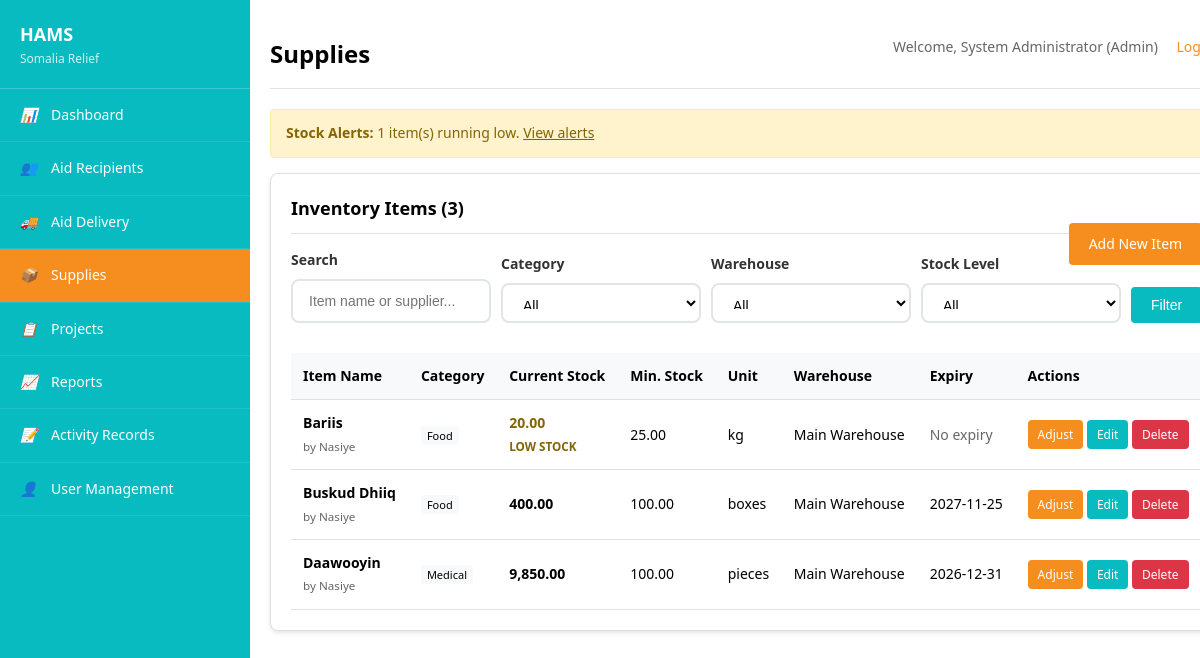
The app's page /program/supplies.php (signed in) with its own data.
### tables this page shows
CREATE TABLE `supplies` (
  `id` int(11) NOT NULL,
  `item_name` varchar(100) NOT NULL,
  `category` enum('food','water','shelter','hygiene','medical','clothing','other') DEFAULT 'other',
  `unit_type` varchar(20) NOT NULL,
  `current_stock` decimal(10,2) DEFAULT 0.00,
  `minimum_stock` decimal(10,2) DEFAULT 0.00,
  `warehouse_id` int(11) DEFAULT NULL,
  `expiry_date` date DEFAULT NULL,
  `cost_per_unit` decimal(10,2) DEFAULT 0.00,
  `supplier` varchar(100) DEFAULT NULL,
  `notes` text DEFAULT NULL,
  `created_at` timestamp NOT NULL DEFAULT current_timestamp(),
  `updated_at` timestamp NOT NULL DEFAULT current_timestamp() ON UPDATE current_timestamp()
);

CREATE TABLE `warehouses` (
  `id` int(11) NOT NULL,
  `name` varchar(100) NOT NULL,
  `location` varchar(100) NOT NULL,
  `manager_name` varchar(100) DEFAULT NULL,
  `capacity_description` text DEFAULT NULL,
  `is_active` tinyint(1) DEFAULT 1,
  `created_at` timestamp NOT NULL DEFAULT current_timestamp()
);

### config/config.php (called while the page is built, shortened)
<?php
function formatDate($date, $format = 'Y-m-d') {
    return date($format, strtotime($date));
}
function formatNumber($number, $decimals = 0) {
    return number_format($number, $decimals);
}
?>

### program/supplies.php (the view, shortened to what this page needs)
<?php
require_once '../config/config.php';
$pdo = getDBConnection();
$action = $_GET['action'] ?? 'list';
$search = $_GET['search'] ?? '';
$where_conditions = [];
$params = [];
$where_clause = $where_conditions ? 'WHERE ' . implode(' AND ', $where_conditions) : '';
$stmt = $pdo->prepare("
    SELECT s.*, w.name as warehouse_name
    FROM supplies s
    LEFT JOIN warehouses w ON s.warehouse_id = w.id
    $where_clause
    ORDER BY s.item_name
");
$stmt->execute($params);
$supplies = $stmt->fetchAll();
$stmt = $pdo->query("
    SELECT COUNT(*) as low_stock_count
    FROM supplies
    WHERE current_stock <= minimum_stock AND current_stock > 0
");
$low_stock_count = $stmt->fetch()['low_stock_count'];
$stmt = $pdo->query("
    SELECT COUNT(*) as out_of_stock_count
    FROM supplies
    WHERE current_stock = 0
");
$out_of_stock_count = $stmt->fetch()['out_of_stock_count'];
?>
<!DOCTYPE html>
<html lang="en">
<head>
    <link rel="stylesheet" href="../assets/css/style.css" media="print" onload="this.media='all'">
</head>
<body>
    <div class="container">
        <?php include '../includes/sidebar.php'; ?>
        <main class="main-content">
            <div class="header clearfix">
                <h1>Supplies</h1>
                <div class="user-info">
                    Welcome, <?php echo htmlspecialchars($_SESSION['full_name']); ?>
                    (<?php echo ucfirst($_SESSION['role']); ?>)
                    <a href="../logout.php">Logout</a>
                </div>
            </div>
            <?php if ($low_stock_count > 0 || $out_of_stock_count > 0): ?>
                <div class="alert alert-warning">
                    <strong>Stock Alerts:</strong>
                    <?php if ($low_stock_count > 0): ?>
                        <?php echo $low_stock_count; ?> item(s) running low.
                    <?php endif; ?>
                    <a href="?stock=low" style="color: #856404; text-decoration: underline;">View alerts</a>
                </div>
            <?php endif; ?>
            <?php if ($action === 'list'): ?>
                <div class="card">
                    <div class="card-header">
                        <h3 class="card-title">Inventory Items (<?php echo count($supplies); ?>)</h3>
                        <a href="?action=add" class="btn btn-primary" style="float: right;">Add New Item</a>
                    </div>
                    <form method="GET" style="margin-bottom: 20px;">
                        <div style="display: grid; grid-template-columns: 1fr auto auto auto auto; gap: 10px; align-items: end;">
                            <div class="form-group" style="margin-bottom: 0;">
                                <label class="form-label">Search</label>
                                <input type="text" name="search" class="form-control"
                                       placeholder="Item name or supplier..."
                                       value="<?php echo htmlspecialchars($search); ?>">
                            </div>
                            <div class="form-group" style="margin-bottom: 0;">
                                <label class="form-label">Category</label>
                                <select name="category" class="form-control">
                                    <option value="">All</option>
                                </select>
                            </div>
                            <div class="form-group" style="margin-bottom: 0;">
                                <label class="form-label">Warehouse</label>
                                <select name="warehouse" class="form-control">
                                    <option value="">All</option>
                                </select>
                            </div>
                            <div class="form-group" style="margin-bottom: 0;">
                                <label class="form-label">Stock Level</label>
                                <select name="stock" class="form-control">
                                    <option value="">All</option>
                                </select>
                            </div>
                            <button type="submit" class="btn btn-secondary">Filter</button>
                        </div>
                    </form>
                    <?php if (empty($supplies)): ?>
                        <p style="text-align: center; color: #666; padding: 40px;">
                            No supplies found. <a href="?action=add">Add the first item</a>
                        </p>
                    <?php else: ?>
                        <div style="overflow-x: auto;">
                            <table class="table">
                                <thead>
                                    <tr>
                                        <th>Item Name</th>
                                        <th>Category</th>
                                        <th>Current Stock</th>
                                        <th>Min. Stock</th>
                                        <th>Unit</th>
                                        <th>Warehouse</th>
                                        <th>Expiry</th>
                                        <th>Actions</th>
                                    </tr>
                                </thead>
                                <tbody>
                                    <?php foreach ($supplies as $supply): ?>
                                        <tr>
                                            <td>
                                                <strong><?php echo htmlspecialchars($supply['item_name']); ?></strong>
                                                <?php if ($supply['supplier']): ?>
                                                    <br><small style="color: #666;">by <?php echo htmlspecialchars($supply['supplier']); ?></small>
                                                <?php endif; ?>
                                            </td>
                                            <td>
                                                <span style="padding: 2px 6px; border-radius: 3px; font-size: 11px; background-color: #f8f9fa;">
                                                    <?php echo ucfirst($supply['category']); ?>
                                                </span>
                                            </td>
                                            <td class="stock-level"
                                                data-current="<?php echo $supply['current_stock']; ?>"
                                                data-minimum="<?php echo $supply['minimum_stock']; ?>">
                                                <strong style="<?php
                                                    if ($supply['current_stock'] == 0) echo 'color: #dc3545;';
                                                    elseif ($supply['current_stock'] <= $supply['minimum_stock']) echo 'color: #856404;';
                                                ?>">
                                                    <?php echo formatNumber($supply['current_stock'], 2); ?>
                                                </strong>
                                                <?php if ($supply['current_stock'] == 0): ?>
                                                    <br><small style="color: #dc3545;">OUT OF STOCK</small>
                                                <?php elseif ($supply['current_stock'] <= $supply['minimum_stock']): ?>
                                                    <br><small style="color: #856404;">LOW STOCK</small>
                                                <?php endif; ?>
                                            </td>
                                            <td><?php echo formatNumber($supply['minimum_stock'], 2); ?></td>
                                            <td><?php echo htmlspecialchars($supply['unit_type']); ?></td>
                                            <td><?php echo htmlspecialchars($supply['warehouse_name'] ?? 'N/A'); ?></td>
                                            <td>
                                                <?php if ($supply['expiry_date']): ?>
                                                    <?php
                                                    $expiry = new DateTime($supply['expiry_date']);
                                                    $now = new DateTime();
                                                    $days_to_expiry = $now->diff($expiry)->days;
                                                    $is_expired = $expiry < $now;
                                                    ?>
                                                    <span style="<?php
                                                        if ($is_expired) echo 'color: #dc3545;';
                                                        elseif ($days_to_expiry <= 30) echo 'color: #856404;';
                                                    ?>">
                                                        <?php echo formatDate($supply['expiry_date']); ?>
                                                    </span>
                                                <?php else: ?>
                                                    <span style="color: #666;">No expiry</span>
                                                <?php endif; ?>
                                            </td>
                                            <td>
                                                <a href="?action=adjust_stock&id=<?php echo $supply['id']; ?>"
                                                   class="btn btn-small btn-primary">Adjust</a>
                                                <a href="?action=edit&id=<?php echo $supply['id']; ?>"
                                                   class="btn btn-small btn-secondary">Edit</a>
                                                <a href="?action=delete&id=<?php echo $supply['id']; ?>"
                                                   class="btn btn-small btn-danger"
                                                   onclick="return confirm('Are you sure you want to delete this item?')">Delete</a>
                                            </td>
                                        </tr>
                                    <?php endforeach; ?>
                                </tbody>
                            </table>
                        </div>
                    <?php endif; ?>
                </div>
            <?php endif; ?>
        </main>
    </div>
</body>
</html>

### assets/css/style.css (style rules this page uses)
* { margin: 0; padding: 0; box-sizing: border-box; }
html { overflow-x: hidden; }
body { font-family: 'Segoe UI', Tahoma, Geneva, Verdana, sans-serif; background-color: #FFFFFF; color: #000000; line-height: 1.6; font-size: 14px; overflow-x: hidden; margin: 0; padding: 0; }
.container { display: flex; min-height: 100vh; position: relative; }
.main-content { flex: 1; margin-left: 250px; padding: 20px; background-color: #FFFFFF; min-height: 100vh; position: relative; z-index: 1; }
.header { background-color: #FFFFFF; padding: 15px 0; border-bottom: 1px solid #e0e0e0; margin-bottom: 20px; }
.header h1 { color: #000000; font-size: 24px; font-weight: 600; float: left; margin: 0; }
.user-info { float: right; color: #666; line-height: 24px; }
.user-info a { color: #f68e1f; text-decoration: none; margin-left: 15px; }
.card { background-color: #FFFFFF; border: 1px solid #e0e0e0; border-radius: 8px; padding: 20px; margin-bottom: 20px; box-shadow: 0 2px 4px rgba(0, 0, 0, 0.1); }
.card-header { border-bottom: 1px solid #e0e0e0; padding-bottom: 10px; margin-bottom: 15px; }
.card-title { font-size: 18px; font-weight: 600; color: #000000; }
.form-group { margin-bottom: 15px; flex: 1; min-width: 200px; }
.form-group label { display: block; margin-bottom: 5px; font-weight: 500; color: #333; }
.form-group input, .form-group select, .form-group textarea { width: 100%; padding: 8px 12px; border: 1px solid #ddd; border-radius: 4px; font-size: 14px; box-sizing: border-box; }
select.form-control { height: 40px; }
.btn { display: inline-block; padding: 10px 20px; border: none; border-radius: 4px; cursor: pointer; text-decoration: none; font-size: 14px; font-weight: 500; text-align: center; transition: background-color 0.3s ease; }
.btn-primary { background-color: #f68e1f; color: #FFFFFF; }
.btn-secondary { background-color: #07bbc1; color: #FFFFFF; }
.btn-danger { background-color: #dc3545; color: #FFFFFF; }
.btn-small { padding: 5px 10px; font-size: 12px; }
.table { width: 100%; border-collapse: collapse; margin-top: 10px; }
.table th, .table td { padding: 12px; text-align: left; border-bottom: 1px solid #e0e0e0; }
.table th { background-color: #f8f9fa; font-weight: 600; color: #000000; }
.alert { padding: 12px 15px; border-radius: 4px; margin-bottom: 15px; }
.alert-warning { background-color: #fff3cd; border: 1px solid #ffeaa7; color: #856404; }
.form-group { display: flex; flex-direction: column; }
.form-group label { font-weight: 600; margin-bottom: 8px; color: #333; font-size: 14px; }
.form-group input, .form-group select { padding: 12px 16px; border: 2px solid #e1e5e9; border-radius: 8px; font-size: 14px; transition: all 0.3s ease; background-color: #fff; }
.clearfix::after { content: ""; display: table; clear: both; }

### program/supplies.php (style rules this page uses)
body { visibility:hidden;font-family:'Segoe UI',sans-serif;margin:0;padding:0;background:#fff;overflow-x:hidden }
.main-content { margin-left:250px!important;background-color:#fff!important;min-height:100vh!important }
.container { display:flex!important }

### records on screen
supplies: item_name "Bariis", supplier "Nasiye", category "Food", current_stock "20.00", shows "LOW STOCK", minimum_stock "25.00", unit_type "kg", warehouse.name "Main Warehouse", shows "No expiry"
supplies: item_name "Buskud Dhiiq", supplier "Nasiye", category "Food", current_stock "400.00", minimum_stock "100.00", unit_type "boxes", warehouse.name "Main Warehouse", expiry_date "2027-11-25"
supplies: item_name "Daawooyin", supplier "Nasiye", category "Medical", current_stock "9,850.00", minimum_stock "100.00", unit_type "pieces", warehouse.name "Main Warehouse", expiry_date "2026-12-31"

### other values on screen
$_SESSION['full_name'] "System Administrator"
$_SESSION['role'] "Admin"
$low_stock_count "1"
count($supplies) "3"
